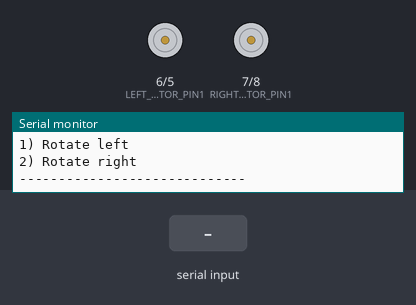
This sketch was run on a simulated Arduino Uno, built with avr-gcc and run on an emulated ATmega328P. On the bench: motor-driver pin pairs drawn as motors (green arrow = first pin HIGH = forward, orange = second pin HIGH = backward, longer = more drive, scaled by the enable pin), the last lines printed to the serial monitor. The inputs (shaded band) are chosen by the test bench.

Above: at 1.2 s.
1.3 s: "f" received over Serial
At 2.4 s:
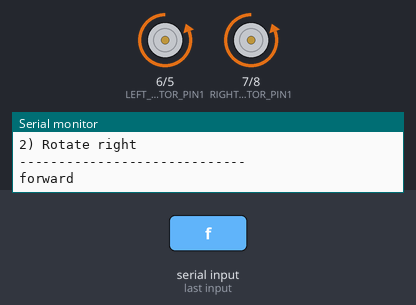
2.8 s: "b" received over Serial
At 3.6 s:
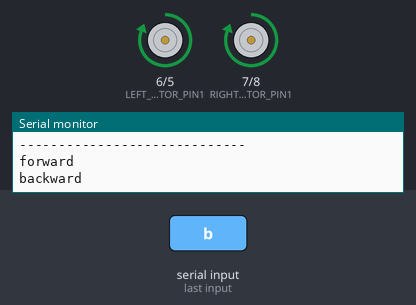
4.3 s: "l" received over Serial
At 4.9 s:
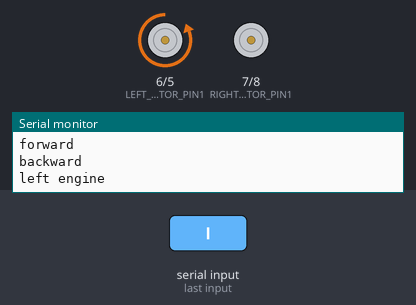
5.8 s: "r" received over Serial
At 7.0 s:
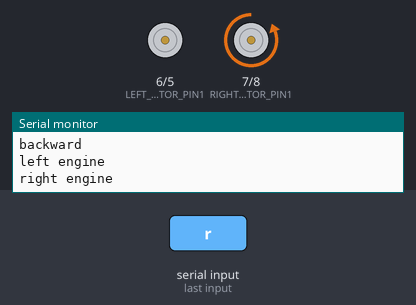
7.3 s: "1" received over Serial
At 8.4 s:
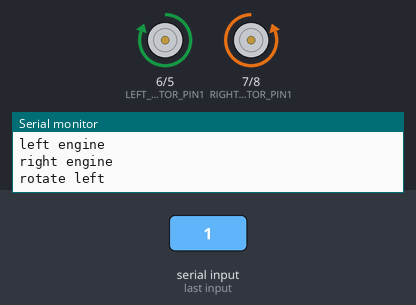
8.8 s: "2" received over Serial
At 9.5 s:
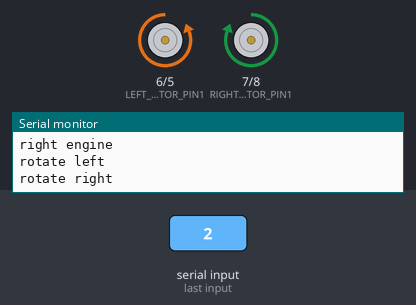
Timing chart, 0 to 11.3 s (numbered marks = the images above; inputs shaded):
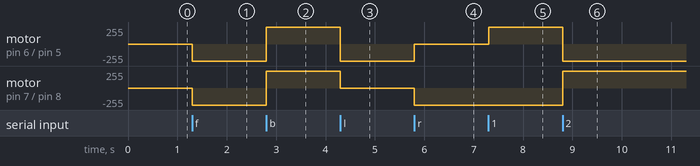

The sketch:

engine_arduino_callibrations.ino
```cpp
// (licence header left out)
int LEFT_MOTOR_PIN1 = 6;
int LEFT_MOTOR_PIN2 = 5;
int LEFT_MOTOR_SPEED = 4;
int RIGHT_MOTOR_PIN1 = 7;
int RIGHT_MOTOR_PIN2 = 8;
int RIGHT_MOTOR_SPEED = 9;
bool isValidInput;

void setup() {
  Serial.begin(9600);
  pinMode(LEFT_MOTOR_PIN1, OUTPUT);
  pinMode(LEFT_MOTOR_PIN2, OUTPUT);
  pinMode(LEFT_MOTOR_SPEED, OUTPUT);
  pinMode(RIGHT_MOTOR_PIN1, OUTPUT);
  pinMode(RIGHT_MOTOR_PIN2, OUTPUT);
  pinMode(RIGHT_MOTOR_SPEED, OUTPUT);
  isValidInput = false;
}

void loop() {
  Serial.println( "-----------------------------" );
  Serial.println( "Calibration of engines using driver L298N");
  Serial.println( "-----------------------------" );
  Serial.println( "MENU:" );
  Serial.println( "f) Forward");
  Serial.println( "l) Left" );
  Serial.println( "r) Right" );
  Serial.println( "b) Backward" );
  Serial.println( "s) Stop" );
  Serial.println( "1) Rotate left" );
  Serial.println( "2) Rotate right" );
  Serial.println( "-----------------------------" );
  do
  {
    byte c;
    // get the next character from the serial port
    while( !Serial.available() )
      ; // LOOP...
    c = Serial.read();
    // execute the menu option based on the character recieved
    switch( c )
    {
      case 'f':
        Serial.println("forward");
        go(255,255);
        isValidInput = true;
        break;
       case 'b':
        Serial.println("backward");
        go(-255,-255);
        isValidInput = true;
        break;
      case 'l':
        Serial.println("left engine");
        go(255,0);
        isValidInput = true;
        break;
      case 'r':
        Serial.println("right engine");
        go(0,255);
        isValidInput = true;
        break;
      case 's':
        Serial.println("stop");
        go(0,0);
        isValidInput = true;
        break;
      case '1':
        Serial.println("rotate left");
        go(-255,255);
        isValidInput = true;
        break;
      case '2':
        Serial.println("rotate right");
        go(255,-255);
        isValidInput = true;
        break;
     default:
        // wrong character! display the menu again!
        isValidInput = false;
        break;
    }
    } while( isValidInput == true );
}

void go(int speedLeft, int speedRight) {
  if (speedLeft == 0 && speedRight == 0 ) {
    digitalWrite(LEFT_MOTOR_PIN1,LOW);
    digitalWrite(LEFT_MOTOR_PIN2,LOW);
    analogWrite(LEFT_MOTOR_SPEED, LOW);
    digitalWrite(RIGHT_MOTOR_PIN1,LOW);
    digitalWrite(RIGHT_MOTOR_PIN2,LOW);
    analogWrite(RIGHT_MOTOR_SPEED, LOW);
    return;
  }
  if (speedLeft > 0) {
    digitalWrite(LEFT_MOTOR_PIN1,LOW);
    digitalWrite(LEFT_MOTOR_PIN2,HIGH);
    analogWrite(LEFT_MOTOR_SPEED, speedLeft);
  }
  else {
    digitalWrite(LEFT_MOTOR_PIN1,HIGH);
    digitalWrite(LEFT_MOTOR_PIN2,LOW);
    analogWrite(LEFT_MOTOR_SPEED, -speedLeft);
  }

  if (speedRight > 0) {
    digitalWrite(RIGHT_MOTOR_PIN1,LOW);
    digitalWrite(RIGHT_MOTOR_PIN2,HIGH);
    analogWrite(RIGHT_MOTOR_SPEED, speedRight);
  }else {
    digitalWrite(RIGHT_MOTOR_PIN1,HIGH);
    digitalWrite(RIGHT_MOTOR_PIN2,LOW);
    analogWrite(RIGHT_MOTOR_SPEED, -speedRight);
  }
}
```

Measured:
- after the input at 1.3 s, motor on pin 6 (LEFT_MOTOR_PIN1) / pin 5 (LEFT_MOTOR_PIN2), motor on pin 7 (RIGHT_MOTOR_PIN1) / pin 8 (RIGHT_MOTOR_PIN2): stopped → backward 255/255 at once
- after the input at 2.8 s, motor on pin 6 (LEFT_MOTOR_PIN1) / pin 5 (LEFT_MOTOR_PIN2), motor on pin 7 (RIGHT_MOTOR_PIN1) / pin 8 (RIGHT_MOTOR_PIN2): backward 255/255 → forward 255/255 at once
- after the input at 4.3 s, motor on pin 6 (LEFT_MOTOR_PIN1) / pin 5 (LEFT_MOTOR_PIN2): forward 255/255 → backward 255/255 at once; motor on pin 7 (RIGHT_MOTOR_PIN1) / pin 8 (RIGHT_MOTOR_PIN2): forward 255/255 → stopped at once
- after the input at 5.8 s, motor on pin 6 (LEFT_MOTOR_PIN1) / pin 5 (LEFT_MOTOR_PIN2): backward 255/255 → stopped at once; motor on pin 7 (RIGHT_MOTOR_PIN1) / pin 8 (RIGHT_MOTOR_PIN2): stopped → backward 255/255 at once
- after the input at 7.3 s, motor on pin 6 (LEFT_MOTOR_PIN1) / pin 5 (LEFT_MOTOR_PIN2): stopped → forward 255/255 at once
- after the input at 8.8 s, motor on pin 6 (LEFT_MOTOR_PIN1) / pin 5 (LEFT_MOTOR_PIN2): forward 255/255 → backward 255/255 at once; motor on pin 7 (RIGHT_MOTOR_PIN1) / pin 8 (RIGHT_MOTOR_PIN2): backward 255/255 → forward 255/255 at once
